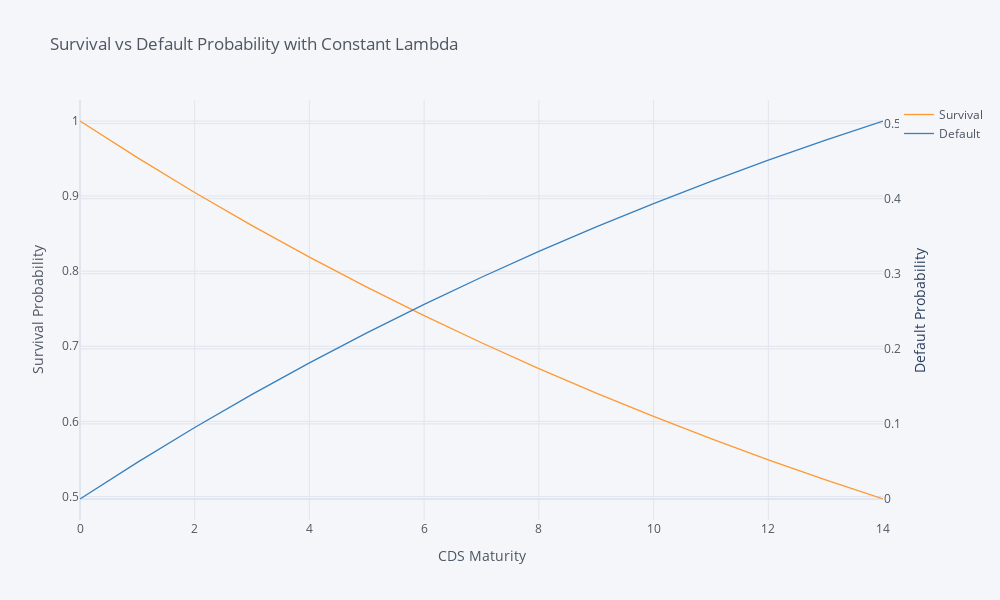

The notebook cell this image was saved under:
### Code cell
# visualize the plot
data.iplot(title='Survival vs Default Probability with Constant Lambda',
           xTitle='CDS Maturity',
           yTitle='Survival Probability',
           secondary_y = 'Default',
           secondary_y_title='Default Probability')

### Figure 1 — Plotly figure (JSON) as saved in the notebook; plotly's stock layout.template omitted (floating-point values rounded to 4 significant figures)
{"data": [{"line": {"color": "rgba(255, 153, 51, 1.0)", "dash": "solid", "shape": "linear", "width": 1.3}, "mode": "lines", "name": "Survival", "text": "", "type": "scatter", "x": [0, 1, 2, 3, 4, 5, 6, 7, 8, 9, 10, 11, 12, 13, 14], "y": [1, 0.9512, 0.9048, 0.8607, 0.8187, 0.7788, 0.7408, 0.7047, 0.6703, 0.6376, 0.6065, 0.5769, 0.5488, 0.522, 0.4966]}, {"line": {"color": "rgba(55, 128, 191, 1.0)", "dash": "solid", "shape": "linear", "width": 1.3}, "mode": "lines", "name": "Default", "text": "", "type": "scatter", "x": [0, 1, 2, 3, 4, 5, 6, 7, 8, 9, 10, 11, 12, 13, 14], "xaxis": "x", "y": [0, 0.04877, 0.09516, 0.1393, 0.1813, 0.2212, 0.2592, 0.2953, 0.3297, 0.3624, 0.3935, 0.4231, 0.4512, 0.478, 0.5034], "yaxis": "y2"}], "layout": {"height": 600, "legend": {"bgcolor": "#F5F6F9", "font": {"color": "#4D5663"}}, "paper_bgcolor": "#F5F6F9", "plot_bgcolor": "#F5F6F9", "title": {"font": {"color": "#4D5663"}, "text": "Survival vs Default Probability with Constant Lambda"}, "width": 1000, "xaxis": {"autorange": true, "gridcolor": "#E1E5ED", "range": [0, 14], "showgrid": true, "tickfont": {"color": "#4D5663"}, "title": {"font": {"color": "#4D5663"}, "text": "CDS Maturity"}, "type": "linear", "zerolinecolor": "#E1E5ED"}, "yaxis": {"autorange": true, "gridcolor": "#E1E5ED", "range": [0.4686, 1.028], "showgrid": true, "tickfont": {"color": "#4D5663"}, "title": {"font": {"color": "#4D5663"}, "text": "Survival Probability"}, "type": "linear", "zerolinecolor": "#E1E5ED"}, "yaxis2": {"anchor": "x", "autorange": true, "gridcolor": "#E1E5ED", "overlaying": "y", "range": [-0.02797, 0.5314], "showgrid": true, "side": "right", "tickfont": {"color": "#4D5663"}, "title": {"text": "Default Probability"}, "type": "linear", "zerolinecolor": "#E1E5ED"}}}
